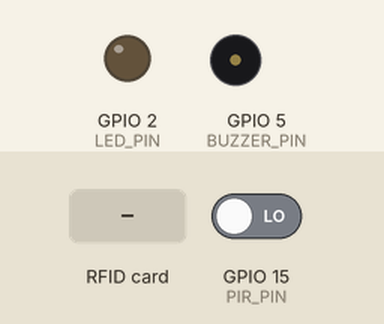
Recording of a sketch running on a simulated ESP32. Parts: output pins drawn as LEDs (lit = HIGH), buzzer (waves = sounding, pin HIGH). The test bench sets the inputs (shaded band); at power-on: GPIO 15 (PIR_PIN) LOW. WiFi joins after 1.5 s; servers stay silent unless stated; uploads are accepted with an empty reply; what the sketch prints to the serial monitor is not drawn.

Above: at 3.0 s.
3.1 s: RFID card 5E 7A 19 C4 held to the reader
At 4.3 s:
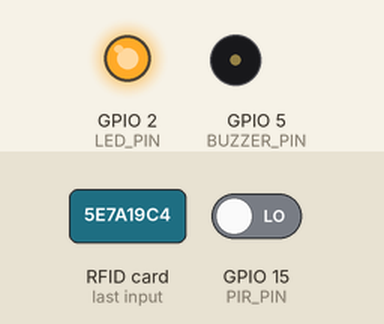
6.1 s: GPIO 15 (PIR_PIN) driven HIGH
At 7.8 s:
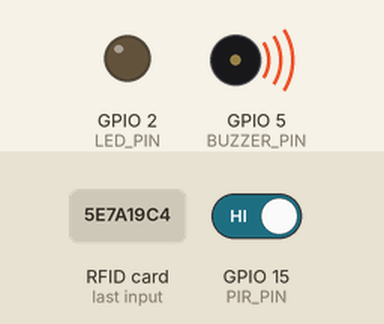
8.6 s: GPIO 15 (PIR_PIN) driven LOW
At 11.2 s:
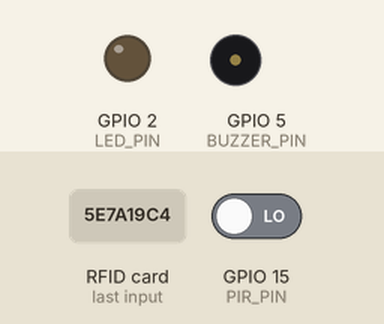
Timing chart, 0 to 12.7 s (numbered marks = the images above; inputs shaded):
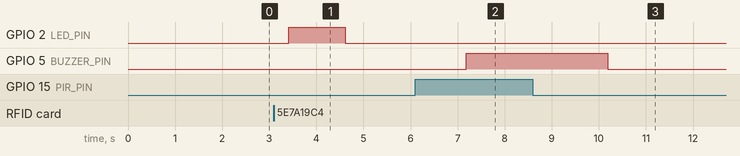

Measured:
- after the input at 3.1 s, GPIO 2 (LED_PIN): LOW → HIGH after 0.31 s, → LOW 1.2 s later
- after the input at 6.1 s, GPIO 5 (BUZZER_PIN): LOW → HIGH after 1.1 s
- after the input at 8.6 s, GPIO 5 (BUZZER_PIN): goes on until 10.2 s, then stays LOW

The sketch:

geo_fence_pir_rfid_buzzer_google_sheet_blynk.ino
```cpp
#define BLYNK_TEMPLATE_ID "TMPL6OFYQQH2g"
#define BLYNK_TEMPLATE_NAME "Livetsock Alert"
#define BLYNK_AUTH_TOKEN "VjGQfcu8swWGzlPH6NetJgTaueDmms7s"

#include <SPI.h>
#include <MFRC522.h>
#include <WiFi.h>
#include <WiFiClientSecure.h>
#include <HTTPClient.h>
#include <BlynkSimpleEsp32.h>

// --- Pin Definitions ---
#define SS_PIN 21
#define RST_PIN 22
#define BUZZER_PIN 5
#define PIR_PIN 15
#define LED_PIN 2  // Optional indicator LED

// --- WiFi Credentials ---
const char* ssid = "Kiss me";
const char* password = "Emiliya0608";

// --- Google Apps Script Web App URL ---
const char* googleScriptURL = "https://script.google.com/macros/s/AKfycbxD5KiDTbjqEZrjp-UnGANamEv02w2h5WgdEpwEX4VdppjwhGpxXGmC6e03fjZ2H7Kzgg/exec";

// --- Global Objects ---
MFRC522 rfid(SS_PIN, RST_PIN);
BlynkTimer timer;

// --- PIR Motion Variables ---
bool motionActive = false;
unsigned long lastMotionTime = 0;
unsigned long lastNoMotionTime = 0;
const unsigned long motionInterval = 4000; // 3s buzz + 1s off
const unsigned long pirDelayTime = 5000;
unsigned long pirReadyTime;

// --- RFID Debounce ---
String lastDetectedTag = "";
unsigned long lastDetectionTime = 0;
const unsigned long DEBOUNCE_TIME = 3000;

void setup() {
  Serial.begin(115200);
  pinMode(BUZZER_PIN, OUTPUT);
  pinMode(PIR_PIN, INPUT);
  pinMode(LED_PIN, OUTPUT);
  digitalWrite(BUZZER_PIN, LOW);
  digitalWrite(LED_PIN, LOW);

  SPI.begin();
  rfid.PCD_Init();

  // WiFi connection
  WiFi.begin(ssid, password);
  Serial.print("Connecting to WiFi");
  while (WiFi.status() != WL_CONNECTED) {
    delay(500);
    Serial.print(".");
  }
  Serial.println("\nWiFi connected! IP: " + WiFi.localIP().toString());

  // Blynk connection
  Blynk.begin(BLYNK_AUTH_TOKEN, ssid, password);
  timer.setInterval(1000L, checkBlynkConnection);

  // PIR warm-up
  pirReadyTime = millis() + pirDelayTime;
}

void checkBlynkConnection() {
  if (!Blynk.connected()) {
    Serial.println("Reconnecting to Blynk...");
    Blynk.connect();
  }
}

void sendToGoogleSheets(String tagUID) {
  if (WiFi.status() != WL_CONNECTED) return;

  WiFiClientSecure client;
  client.setInsecure(); // Accept all SSL certs
  HTTPClient http;

  String url = String(googleScriptURL) + "?type=rfid&tag=" + tagUID;
  http.begin(client, url);
  int httpCode = http.GET();

  if (httpCode > 0) {
    String response = http.getString();
    Serial.println("Sheets response: " + response);
  } else {
    Serial.println("HTTP error: " + http.errorToString(httpCode));
  }
  http.end();
}

void triggerLivestockAlert(String tagUID) {
  digitalWrite(LED_PIN, HIGH);

  if (Blynk.connected()) {
    Blynk.virtualWrite(V0, tagUID);
    Blynk.logEvent("livestock_alert", "Tag: " + tagUID);
    Serial.println("Blynk notified");
  }

  sendToGoogleSheets(tagUID);
  delay(1000);
  digitalWrite(LED_PIN, LOW);
}

void handlePIRMotion() {
  unsigned long currentTime = millis();

  if (currentTime >= pirReadyTime) {
    bool pirState = digitalRead(PIR_PIN);

    if (pirState == HIGH) {
      if (!motionActive) {
        Serial.println("Motion detected!");
        motionActive = true;
        lastMotionTime = 0;
      }

      if (currentTime - lastMotionTime >= motionInterval) {
        Serial.println("Buzzing due to motion...");
        digitalWrite(BUZZER_PIN, HIGH);
        delay(3000);
        digitalWrite(BUZZER_PIN, LOW);
        lastMotionTime = currentTime;
      }

      lastNoMotionTime = currentTime;
    }

    if (pirState == LOW && motionActive) {
      if (currentTime - lastNoMotionTime >= 3000) {
        Serial.println("No motion. Buzzer OFF");
        digitalWrite(BUZZER_PIN, LOW);
        motionActive = false;
      }
    }
  } else {
    Serial.println("PIR warming up...");
    delay(500);
  }
}

void handleRFID() {
  if (rfid.PICC_IsNewCardPresent() && rfid.PICC_ReadCardSerial()) {
    String uidStr = "";
    for (byte i = 0; i < rfid.uid.size; i++) {
      uidStr += String(rfid.uid.uidByte[i] < 0x10 ? "0" : "");
      uidStr += String(rfid.uid.uidByte[i], HEX);
    }
    uidStr.toUpperCase();
    Serial.println("UID Tag: " + uidStr);

    if (uidStr != lastDetectedTag || millis() - lastDetectionTime > DEBOUNCE_TIME) {
      triggerLivestockAlert(uidStr);
      lastDetectedTag = uidStr;
      lastDetectionTime = millis();
    }

    rfid.PICC_HaltA();
    rfid.PCD_StopCrypto1();
    delay(1000);
  }
}

void loop() {
  Blynk.run();
  timer.run();
  handlePIRMotion();
  handleRFID();
}
```
